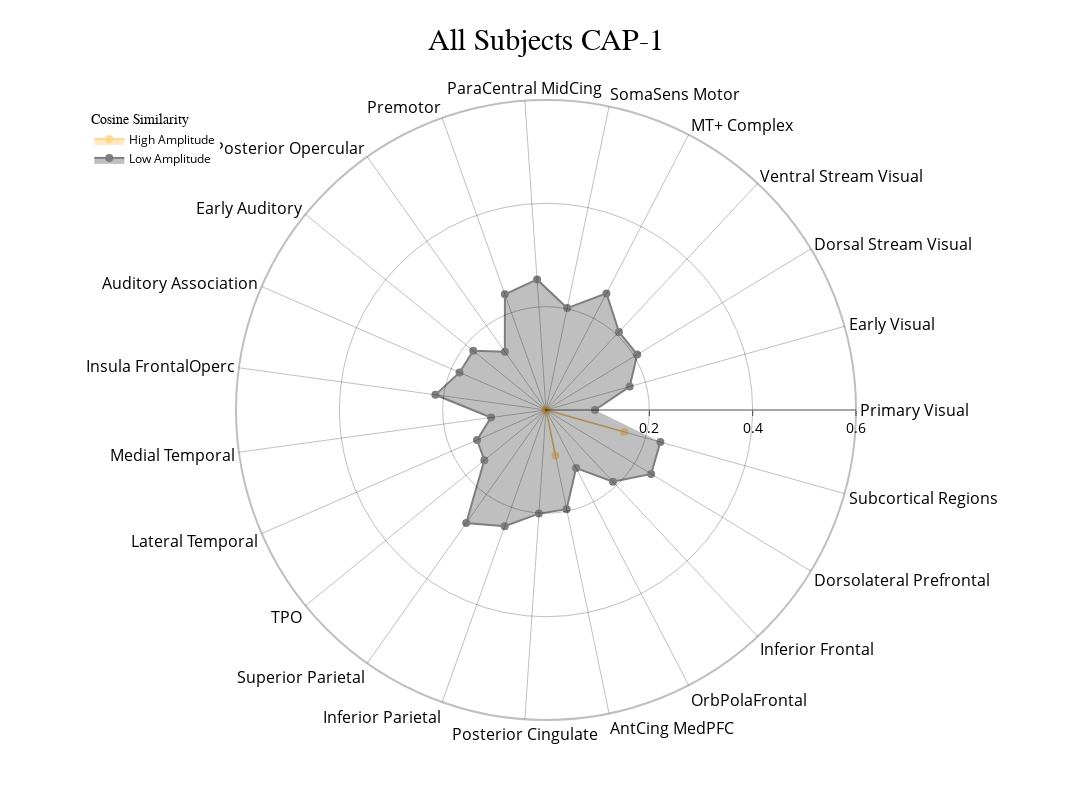
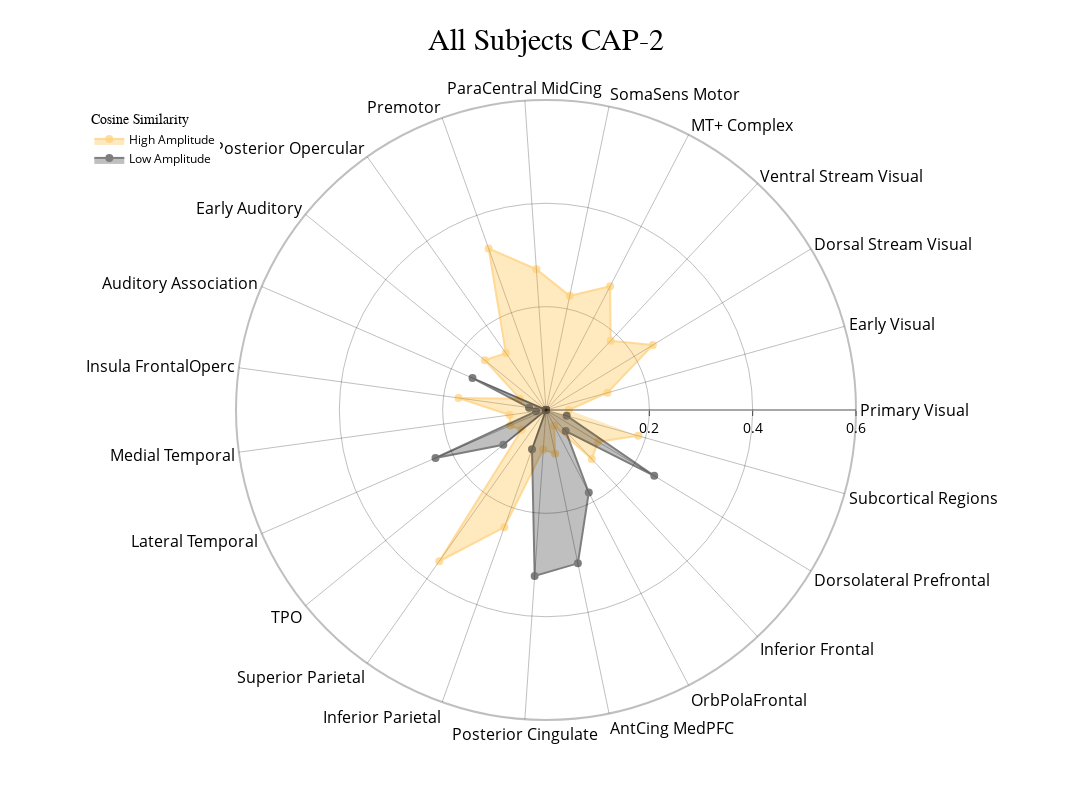
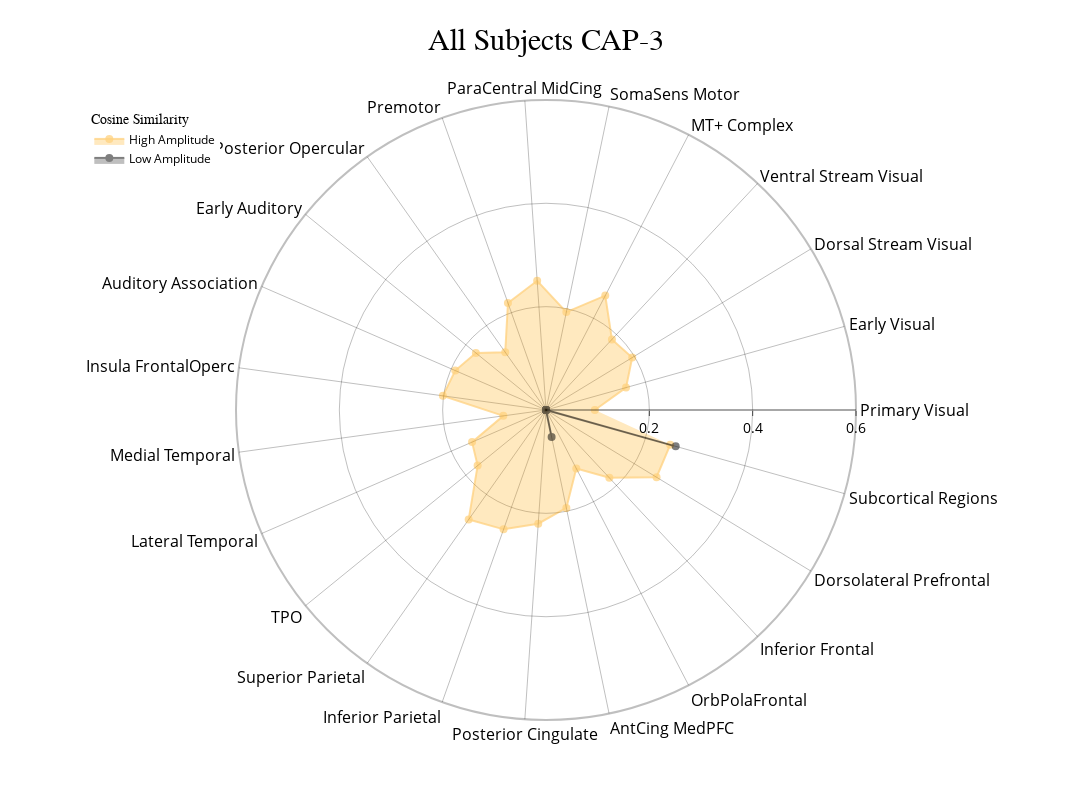
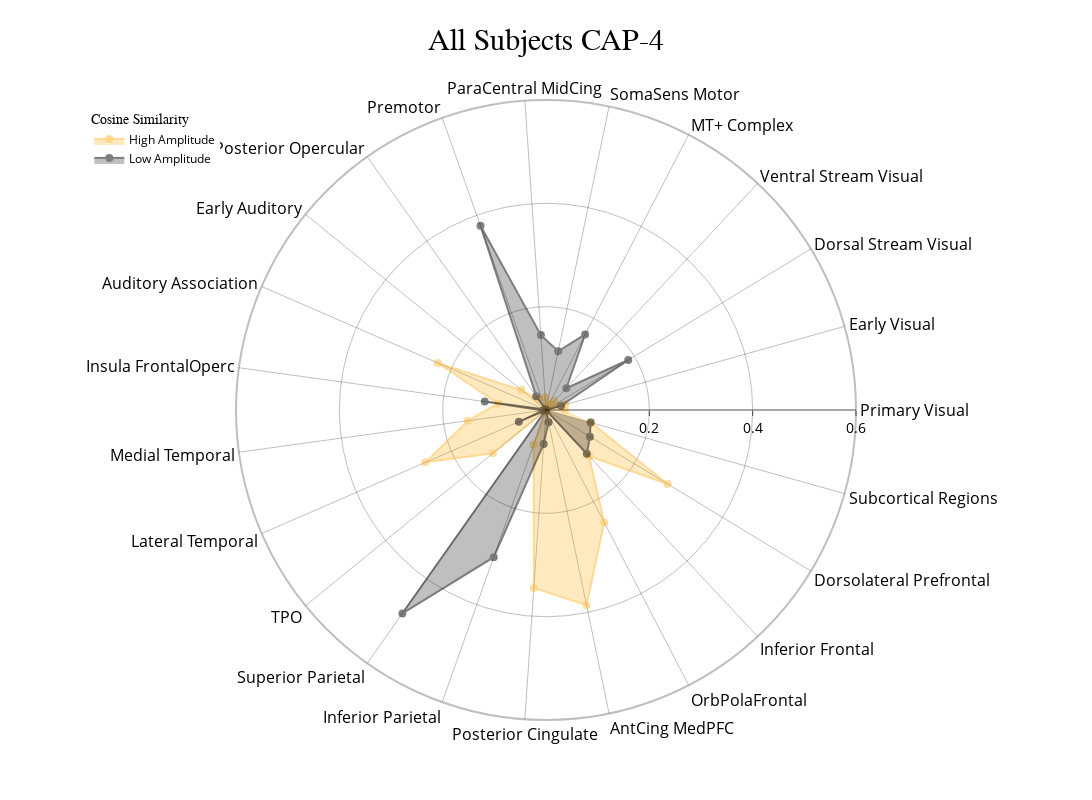

Here is the notebook cell these charts were saved with, in order:
### Code cell
radialaxis = {
    "showline": True,
    "linewidth": 2,
    "linecolor": "rgba(0, 0, 0, 0.25)",
    "gridcolor": "rgba(0, 0, 0, 0.25)",
    "ticks": "outside",
    "tickfont": {"size": 14, "color": "black"},
    "range": [0, 0.6],
    "tickvals": [0.2, "", 0.4, "", 0.6],
}

color_discrete_map = {"High Amplitude": "rgba(255, 165, 0, 0.75)", "Low Amplitude": "black"}

cap_analysis.caps2radar(
    radialaxis=radialaxis,
    fill="toself",
    color_discrete_map=color_discrete_map,
    use_scatterpolar=True,
    output_dir=output_dir,
    as_html=True,
)

### Figure 1 — Plotly figure (JSON) as saved in the notebook; plotly's stock layout.template omitted (floating-point values rounded to 4 significant figures)
{"data": [{"connectgaps": true, "fill": "toself", "line": {"color": "rgba(255, 165, 0, 0.75)", "width": 2}, "marker": {"color": "rgba(255, 165, 0, 0.75)", "size": 8}, "mode": "markers+lines", "name": "High Amplitude", "opacity": 0.5, "r": [0, 0, 0, 0, 0, 0, 0, 0, 0, 0, 0, 0, 0, 0, 0, 0, 0, 0, 0.09068, 0, 0, 0, 0.1571], "theta": ["Primary Visual", "Early Visual", "Dorsal Stream Visual", "Ventral Stream Visual", "MT+ Complex", "SomaSens Motor", "ParaCentral MidCing", "Premotor", "Posterior Opercular", "Early Auditory", "Auditory Association", "Insula FrontalOperc", "Medial Temporal", "Lateral Temporal", "TPO", "Superior Parietal", "Inferior Parietal", "Posterior Cingulate", "AntCing MedPFC", "OrbPolaFrontal", "Inferior Frontal", "Dorsolateral Prefrontal", "Subcortical Regions"], "type": "scatterpolar"}, {"connectgaps": true, "fill": "toself", "line": {"color": "black", "width": 2}, "marker": {"color": "black", "size": 8}, "mode": "markers+lines", "name": "Low Amplitude", "opacity": 0.5, "r": [0.0948, 0.1682, 0.2065, 0.2069, 0.2542, 0.2014, 0.2533, 0.2377, 0.1381, 0.1815, 0.1824, 0.2161, 0.1074, 0.1456, 0.1537, 0.2678, 0.2388, 0.201, 0.1961, 0.1267, 0.1898, 0.2381, 0.2299], "theta": ["Primary Visual", "Early Visual", "Dorsal Stream Visual", "Ventral Stream Visual", "MT+ Complex", "SomaSens Motor", "ParaCentral MidCing", "Premotor", "Posterior Opercular", "Early Auditory", "Auditory Association", "Insula FrontalOperc", "Medial Temporal", "Lateral Temporal", "TPO", "Superior Parietal", "Inferior Parietal", "Posterior Cingulate", "AntCing MedPFC", "OrbPolaFrontal", "Inferior Frontal", "Dorsolateral Prefrontal", "Subcortical Regions"], "type": "scatterpolar"}], "layout": {"height": 800, "legend": {"font": {"color": "black", "size": 12}, "title": {"font": {"family": "Times New Roman"}, "text": "Cosine Similarity"}, "x": 0.01, "xanchor": "left", "y": 0.99, "yanchor": "top"}, "polar": {"angularaxis": {"gridcolor": "rgba(0, 0, 0, 0.25)", "linecolor": "rgba(0, 0, 0, 0.25)", "linewidth": 2, "showline": true, "tickfont": {"color": "black", "size": 16}}, "bgcolor": "white", "radialaxis": {"gridcolor": "rgba(0, 0, 0, 0.25)", "linecolor": "rgba(0, 0, 0, 0.25)", "linewidth": 2, "range": [0, 0.6], "showline": true, "tickfont": {"color": "black", "size": 14}, "ticks": "outside", "tickvals": [0.2, "", 0.4, "", 0.6]}}, "showlegend": true, "title": {"font": {"color": "black", "family": "Times New Roman", "size": 30}, "text": "All Subjects CAP-1", "x": 0.5}, "width": 1200}}

### Figure 2 — Plotly figure (JSON) as saved in the notebook; plotly's stock layout.template omitted (floating-point values rounded to 4 significant figures)
{"data": [{"connectgaps": true, "fill": "toself", "line": {"color": "rgba(255, 165, 0, 0.75)", "width": 2}, "marker": {"color": "rgba(255, 165, 0, 0.75)", "size": 8}, "mode": "markers+lines", "name": "High Amplitude", "opacity": 0.5, "r": [0.04408, 0.1235, 0.2421, 0.1833, 0.2698, 0.2258, 0.2731, 0.3318, 0.1348, 0.1526, 0.05502, 0.171, 0.07114, 0.07554, 0.06084, 0.3583, 0.2409, 0.07639, 0.08654, 0.03448, 0.1298, 0.118, 0.1855], "theta": ["Primary Visual", "Early Visual", "Dorsal Stream Visual", "Ventral Stream Visual", "MT+ Complex", "SomaSens Motor", "ParaCentral MidCing", "Premotor", "Posterior Opercular", "Early Auditory", "Auditory Association", "Insula FrontalOperc", "Medial Temporal", "Lateral Temporal", "TPO", "Superior Parietal", "Inferior Parietal", "Posterior Cingulate", "AntCing MedPFC", "OrbPolaFrontal", "Inferior Frontal", "Dorsolateral Prefrontal", "Subcortical Regions"], "type": "scatterpolar"}, {"connectgaps": true, "fill": "toself", "line": {"color": "black", "width": 2}, "marker": {"color": "black", "size": 8}, "mode": "markers+lines", "name": "Low Amplitude", "opacity": 0.5, "r": [0, 0, 0, 0, 0, 0, 0, 0, 0, 0, 0.1551, 0.0331, 0.01949, 0.2332, 0.1065, 0, 0.08082, 0.3219, 0.3031, 0.1799, 0.05582, 0.2452, 0.04161], "theta": ["Primary Visual", "Early Visual", "Dorsal Stream Visual", "Ventral Stream Visual", "MT+ Complex", "SomaSens Motor", "ParaCentral MidCing", "Premotor", "Posterior Opercular", "Early Auditory", "Auditory Association", "Insula FrontalOperc", "Medial Temporal", "Lateral Temporal", "TPO", "Superior Parietal", "Inferior Parietal", "Posterior Cingulate", "AntCing MedPFC", "OrbPolaFrontal", "Inferior Frontal", "Dorsolateral Prefrontal", "Subcortical Regions"], "type": "scatterpolar"}], "layout": {"height": 800, "legend": {"font": {"color": "black", "size": 12}, "title": {"font": {"family": "Times New Roman"}, "text": "Cosine Similarity"}, "x": 0.01, "xanchor": "left", "y": 0.99, "yanchor": "top"}, "polar": {"angularaxis": {"gridcolor": "rgba(0, 0, 0, 0.25)", "linecolor": "rgba(0, 0, 0, 0.25)", "linewidth": 2, "showline": true, "tickfont": {"color": "black", "size": 16}}, "bgcolor": "white", "radialaxis": {"gridcolor": "rgba(0, 0, 0, 0.25)", "linecolor": "rgba(0, 0, 0, 0.25)", "linewidth": 2, "range": [0, 0.6], "showline": true, "tickfont": {"color": "black", "size": 14}, "ticks": "outside", "tickvals": [0.2, "", 0.4, "", 0.6]}}, "showlegend": true, "title": {"font": {"color": "black", "family": "Times New Roman", "size": 30}, "text": "All Subjects CAP-2", "x": 0.5}, "width": 1200}}

### Figure 3 — Plotly figure (JSON) as saved in the notebook; plotly's stock layout.template omitted (floating-point values rounded to 4 significant figures)
{"data": [{"connectgaps": true, "fill": "toself", "line": {"color": "rgba(255, 165, 0, 0.75)", "width": 2}, "marker": {"color": "rgba(255, 165, 0, 0.75)", "size": 8}, "mode": "markers+lines", "name": "High Amplitude", "opacity": 0.5, "r": [0.0946, 0.1609, 0.1953, 0.187, 0.2494, 0.1935, 0.2507, 0.2199, 0.1368, 0.175, 0.1915, 0.2015, 0.08336, 0.156, 0.1706, 0.2595, 0.2451, 0.2206, 0.1935, 0.1274, 0.1796, 0.2505, 0.2496], "theta": ["Primary Visual", "Early Visual", "Dorsal Stream Visual", "Ventral Stream Visual", "MT+ Complex", "SomaSens Motor", "ParaCentral MidCing", "Premotor", "Posterior Opercular", "Early Auditory", "Auditory Association", "Insula FrontalOperc", "Medial Temporal", "Lateral Temporal", "TPO", "Superior Parietal", "Inferior Parietal", "Posterior Cingulate", "AntCing MedPFC", "OrbPolaFrontal", "Inferior Frontal", "Dorsolateral Prefrontal", "Subcortical Regions"], "type": "scatterpolar"}, {"connectgaps": true, "fill": "toself", "line": {"color": "black", "width": 2}, "marker": {"color": "black", "size": 8}, "mode": "markers+lines", "name": "Low Amplitude", "opacity": 0.5, "r": [0, 0, 0, 0, 0, 0, 0, 0, 0, 0, 0, 0, 0, 0, 0, 0, 0, 0, 0.05333, 0, 0, 0, 0.2607], "theta": ["Primary Visual", "Early Visual", "Dorsal Stream Visual", "Ventral Stream Visual", "MT+ Complex", "SomaSens Motor", "ParaCentral MidCing", "Premotor", "Posterior Opercular", "Early Auditory", "Auditory Association", "Insula FrontalOperc", "Medial Temporal", "Lateral Temporal", "TPO", "Superior Parietal", "Inferior Parietal", "Posterior Cingulate", "AntCing MedPFC", "OrbPolaFrontal", "Inferior Frontal", "Dorsolateral Prefrontal", "Subcortical Regions"], "type": "scatterpolar"}], "layout": {"height": 800, "legend": {"font": {"color": "black", "size": 12}, "title": {"font": {"family": "Times New Roman"}, "text": "Cosine Similarity"}, "x": 0.01, "xanchor": "left", "y": 0.99, "yanchor": "top"}, "polar": {"angularaxis": {"gridcolor": "rgba(0, 0, 0, 0.25)", "linecolor": "rgba(0, 0, 0, 0.25)", "linewidth": 2, "showline": true, "tickfont": {"color": "black", "size": 16}}, "bgcolor": "white", "radialaxis": {"gridcolor": "rgba(0, 0, 0, 0.25)", "linecolor": "rgba(0, 0, 0, 0.25)", "linewidth": 2, "range": [0, 0.6], "showline": true, "tickfont": {"color": "black", "size": 14}, "ticks": "outside", "tickvals": [0.2, "", 0.4, "", 0.6]}}, "showlegend": true, "title": {"font": {"color": "black", "family": "Times New Roman", "size": 30}, "text": "All Subjects CAP-3", "x": 0.5}, "width": 1200}}

### Figure 4 — Plotly figure (JSON) as saved in the notebook; plotly's stock layout.template omitted (floating-point values rounded to 4 significant figures)
{"data": [{"connectgaps": true, "fill": "toself", "line": {"color": "rgba(255, 165, 0, 0.75)", "width": 2}, "marker": {"color": "rgba(255, 165, 0, 0.75)", "size": 8}, "mode": "markers+lines", "name": "High Amplitude", "opacity": 0.5, "r": [0.03682, 0.03887, 0.01736, 0.02365, 0.01359, 0.009201, 0.02463, 0, 0.02554, 0.0611, 0.2284, 0.09387, 0.1527, 0.2543, 0.1326, 0, 0.07123, 0.3452, 0.3859, 0.2451, 0.1223, 0.2755, 0.09023], "theta": ["Primary Visual", "Early Visual", "Dorsal Stream Visual", "Ventral Stream Visual", "MT+ Complex", "SomaSens Motor", "ParaCentral MidCing", "Premotor", "Posterior Opercular", "Early Auditory", "Auditory Association", "Insula FrontalOperc", "Medial Temporal", "Lateral Temporal", "TPO", "Superior Parietal", "Inferior Parietal", "Posterior Cingulate", "AntCing MedPFC", "OrbPolaFrontal", "Inferior Frontal", "Dorsolateral Prefrontal", "Subcortical Regions"], "type": "scatterpolar"}, {"connectgaps": true, "fill": "toself", "line": {"color": "black", "width": 2}, "marker": {"color": "black", "size": 8}, "mode": "markers+lines", "name": "Low Amplitude", "opacity": 0.5, "r": [0, 0.03004, 0.1863, 0.05769, 0.1647, 0.1161, 0.1453, 0.3785, 0.03278, 0, 0.002012, 0.1196, 0.005782, 0.05731, 0.0004998, 0.482, 0.3024, 0.06598, 0.02415, 9.304e-05, 0.1157, 0.09937, 0.08967], "theta": ["Primary Visual", "Early Visual", "Dorsal Stream Visual", "Ventral Stream Visual", "MT+ Complex", "SomaSens Motor", "ParaCentral MidCing", "Premotor", "Posterior Opercular", "Early Auditory", "Auditory Association", "Insula FrontalOperc", "Medial Temporal", "Lateral Temporal", "TPO", "Superior Parietal", "Inferior Parietal", "Posterior Cingulate", "AntCing MedPFC", "OrbPolaFrontal", "Inferior Frontal", "Dorsolateral Prefrontal", "Subcortical Regions"], "type": "scatterpolar"}], "layout": {"height": 800, "legend": {"font": {"color": "black", "size": 12}, "title": {"font": {"family": "Times New Roman"}, "text": "Cosine Similarity"}, "x": 0.01, "xanchor": "left", "y": 0.99, "yanchor": "top"}, "polar": {"angularaxis": {"gridcolor": "rgba(0, 0, 0, 0.25)", "linecolor": "rgba(0, 0, 0, 0.25)", "linewidth": 2, "showline": true, "tickfont": {"color": "black", "size": 16}}, "bgcolor": "white", "radialaxis": {"gridcolor": "rgba(0, 0, 0, 0.25)", "linecolor": "rgba(0, 0, 0, 0.25)", "linewidth": 2, "range": [0, 0.6], "showline": true, "tickfont": {"color": "black", "size": 14}, "ticks": "outside", "tickvals": [0.2, "", 0.4, "", 0.6]}}, "showlegend": true, "title": {"font": {"color": "black", "family": "Times New Roman", "size": 30}, "text": "All Subjects CAP-4", "x": 0.5}, "width": 1200}}
